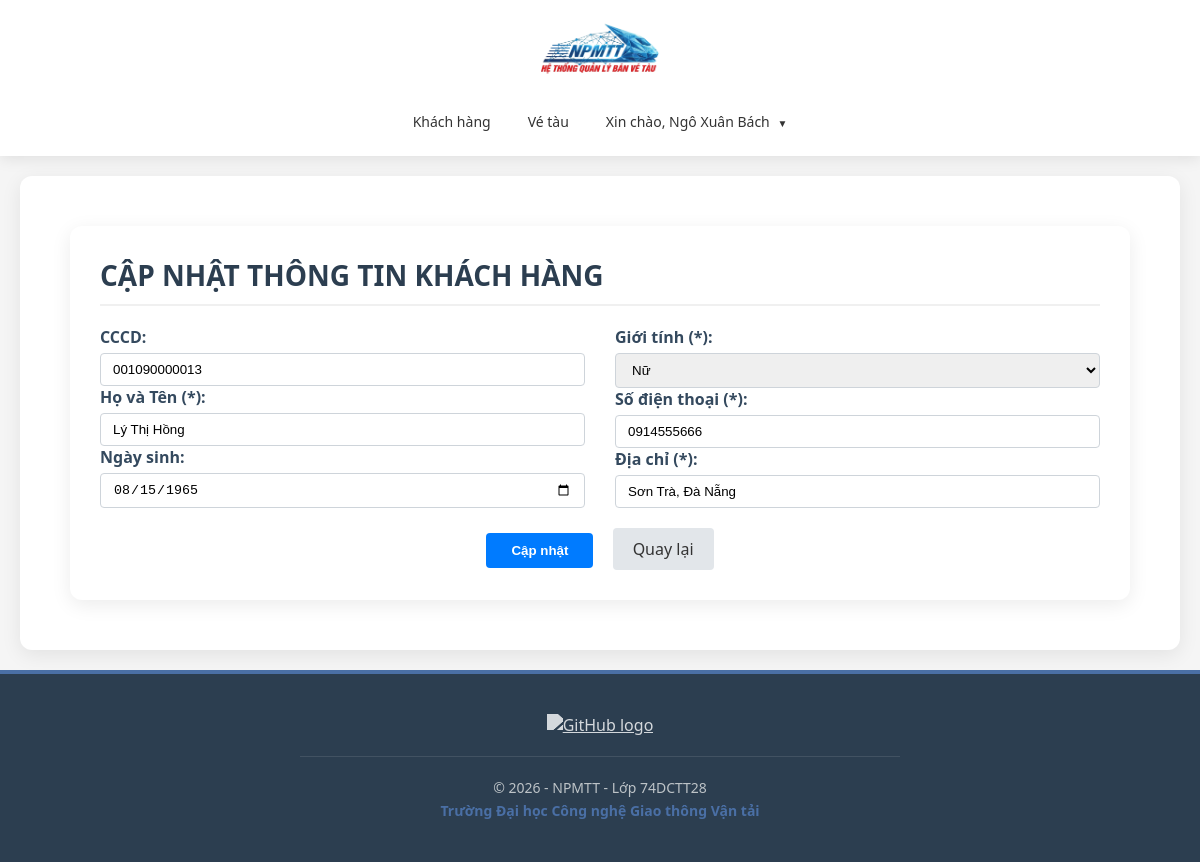
The app's page /modules/khach-hang/sua.php?id=13 (signed in) with its own data.
### tables this page shows
CREATE TABLE IF NOT EXISTS `khach_hang` (
  `id` int(11) NOT NULL AUTO_INCREMENT,
  `cccd` varchar(20) DEFAULT NULL,
  `ho_ten` varchar(100) NOT NULL,
  `ngay_sinh` date DEFAULT curdate(),
  `gioi_tinh` varchar(20) NOT NULL,
  `sdt` varchar(20) NOT NULL,
  `dia_chi` varchar(255) NOT NULL,
  PRIMARY KEY (`id`),
  UNIQUE KEY `sdt` (`sdt`),
  UNIQUE KEY `cccd` (`cccd`)
);

### modules/khach-hang/sua.php (the view, shortened to what this page needs)
<?php
require_once __DIR__ . '/../../bootstrap.php';
require_once __DIR__ . '/../../includes/header.php';
$conn = $db->getConnection();
$id = $cccd = $ho_ten = $ngay_sinh = $gioi_tinh = $sdt = $dia_chi = '';
if (isset($_GET['id'])) {
    $id = $_GET['id'];
    $sql_select = "SELECT * FROM khach_hang WHERE id = ?";
    $stmt = $conn->prepare($sql_select);
    $stmt->execute([$id]);
    $row = $stmt->fetch();
    if ($row) {
        $cccd = $row['cccd'];
        $ho_ten = $row['ho_ten'];
        $ngay_sinh = !empty($row['ngay_sinh']) ? date('Y-m-d', strtotime($row['ngay_sinh'])) : '';
        $gioi_tinh = $row['gioi_tinh'];
        $sdt = $row['sdt'];
        $dia_chi = $row['dia_chi'];
    } else {
        echo "<script>alert('Không tìm thấy khách hàng!'); window.location='index.php';</script>";
        exit;
    }
} else {
    echo "<script>alert('Không có ID khách hàng!'); window.location='index.php';</script>";
    exit;
}
?>
<div class="main-content">
    <h1>CẬP NHẬT THÔNG TIN KHÁCH HÀNG</h1>
    <form method="post" action="">
        <div class="row" style="display: flex; flex-wrap: wrap; margin-right: -15px; margin-left: -15px;">
            <div class="col-md-6" style="flex: 0 0 50%; max-width: 50%; padding-right: 15px; padding-left: 15px; box-sizing: border-box;">
                <div class="form-group mb-20">
                    <label style="font-weight: 600; color: #34495e; display: block; margin-bottom: 5px;">CCCD:</label>
                    <input type="text" name="cccd" value="<?php echo htmlspecialchars($cccd); ?>"
                        class="form-control" style="width: 100%; padding: 8px 12px; border: 1px solid #ced4da; border-radius: 4px;">
                </div>
                <div class="form-group mb-20">
                    <label style="font-weight: 600; color: #34495e; display: block; margin-bottom: 5px;">Họ và Tên (*):</label>
                    <input type="text" name="ho_ten" value="<?php echo htmlspecialchars($ho_ten); ?>" required
                        class="form-control" style="width: 100%; padding: 8px 12px; border: 1px solid #ced4da; border-radius: 4px;">
                </div>
                <div class="form-group mb-20">
                    <label style="font-weight: 600; color: #34495e; display: block; margin-bottom: 5px;">Ngày sinh:</label>
                    <input type="date" name="ngay_sinh" value="<?php echo htmlspecialchars($ngay_sinh); ?>"
                        class="form-control" style="width: 100%; padding: 8px 12px; border: 1px solid #ced4da; border-radius: 4px;">
                </div>
            </div>
            <div class="col-md-6" style="flex: 0 0 50%; max-width: 50%; padding-right: 15px; padding-left: 15px; box-sizing: border-box;">
                <div class="form-group mb-20">
                    <label style="font-weight: 600; color: #34495e; display: block; margin-bottom: 5px;">Giới tính (*):</label>
                    <select name="gioi_tinh" required class="form-control" style="width: 100%; padding: 8px 12px; border: 1px solid #ced4da; border-radius: 4px;">
                        <option value="Nữ" <?php echo $gioi_tinh == 'Nữ' ? 'selected' : ''; ?>>Nữ</option>
                    </select>
                </div>
                <div class="form-group mb-20">
                    <label style="font-weight: 600; color: #34495e; display: block; margin-bottom: 5px;">Số điện thoại (*):</label>
                    <input type="text" name="sdt" value="<?php echo htmlspecialchars($sdt); ?>" required
                        class="form-control" style="width: 100%; padding: 8px 12px; border: 1px solid #ced4da; border-radius: 4px;">
                </div>
                <div class="form-group mb-20">
                    <label style="font-weight: 600; color: #34495e; display: block; margin-bottom: 5px;">Địa chỉ (*):</label>
                    <input type="text" name="dia_chi" value="<?php echo htmlspecialchars($dia_chi); ?>" required
                        class="form-control" style="width: 100%; padding: 8px 12px; border: 1px solid #ced4da; border-radius: 4px;">
                </div>
            </div>
        </div>
        <div style="text-align: center; margin-top: 20px;">
            <button type="submit" name="btnEdit" style="background: #007bff; color: white; padding: 10px 25px; border: none; border-radius: 4px; cursor: pointer; font-weight: 600;">
                <i class="bi bi-save"></i> Cập nhật
            </button>
            <a href="index.php" style="margin-left: 15px; color: #333; text-decoration: none; padding: 10px 20px; background: #e2e6ea; border-radius: 4px; display: inline-block;">
                <i class="bi bi-arrow-left"></i> Quay lại
            </a>
        </div>
    </form>
</div>
<?php
require_once '../../includes/footer.php';
?>

### assets/css/layout.css (style rules this page uses)
* { margin: 0; padding: 0; box-sizing: border-box; }
body { font-family: 'Segoe UI', Tahoma, Geneva, Verdana, sans-serif; background-color: #f5f5f5; min-height: 100vh; display: flex; flex-direction: column; }
.main-content { margin: 20px; padding: 30px; background-color: white; border-radius: 12px; box-shadow: 0 5px 20px rgba(0, 0, 0, 0.08); flex: 1; }
.main-content h1 { color: #2c3e50; font-size: 28px; margin-bottom: 20px; padding-bottom: 10px; border-bottom: 2px solid #f0f0f0; }

### records on screen
khach_hang: cccd "001090000013", ho_ten "Lý Thị Hồng", ngay_sinh "08/15/1965", gioi_tinh "Nữ", sdt "0914555666", dia_chi "Sơn Trà, Đà Nẵng"

### other values on screen
$_SESSION['user']['ho_ten'] "Ngô Xuân Bách"
